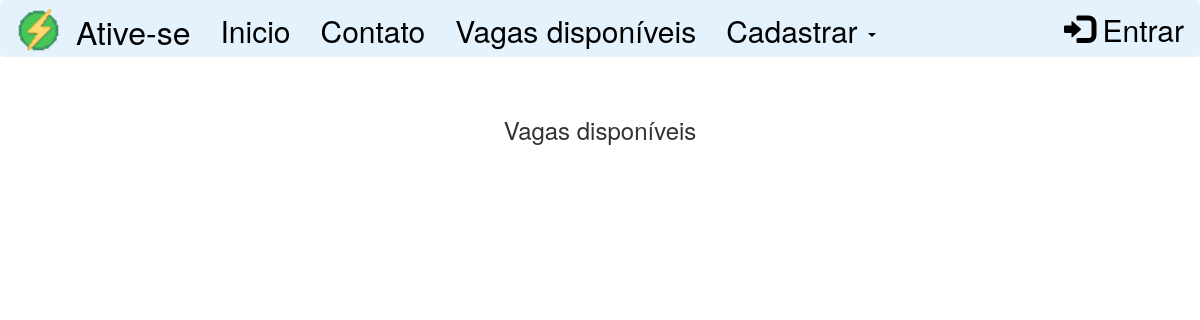
Page /cozinha.php on the earlier database version.
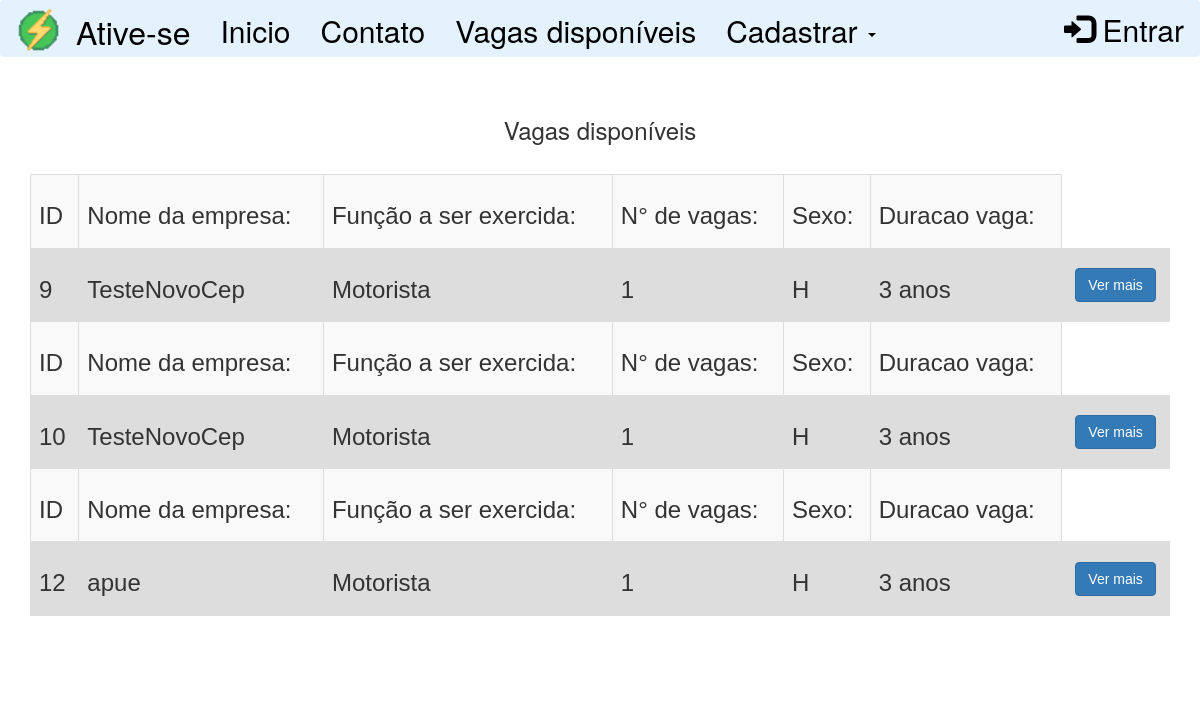
Same page on the later database version.
### tables this page shows
CREATE TABLE IF NOT EXISTS `vagas` (
  `ID` int(11) NOT NULL AUTO_INCREMENT,
  `numeroVagas` int(11) NOT NULL,
  `Sexo` varchar(45) NOT NULL,
  `valorBolsa` double NOT NULL,
  `Contato` varchar(45) NOT NULL,
  `conhecimentosNecessarios` varchar(150) NOT NULL,
  `Beneficios` varchar(150) NOT NULL,
  `Observacoes` varchar(150) NOT NULL,
  `HorarioTrabalho` varchar(80) NOT NULL,
  `nomeEmpresa` varchar(80) NOT NULL,
  `funcaoExercida` varchar(150) NOT NULL,
  `DuracaoVaga` varchar(150) NOT NULL,
  `categoria` varchar(45) NOT NULL,
  `CEP` varchar(45) NOT NULL,
  `numeroCasa` varchar(5) NOT NULL,
  `Empresa_ID` int(11) NOT NULL,
  PRIMARY KEY (`ID`),
  KEY `fk_Vagas_Empresa_idx` (`Empresa_ID`)
);

### cozinha.php (the view, shortened to what this page needs)
<?php include "header.php";?>
<?php include "nav.php";?>
<?php include "conexao.php";?>
<body>
<div class="container" align="center">
   <br/> <h3>Vagas disponíveis</h3><br/>
<div class="col-sm-1" id="id">
</div>
<table class="col-sm-10" id="table1" align="center">
<?php $sql = $conn->prepare("SELECT * FROM vagas WHERE categoria = 'Coz';");
$sql->execute();
$rows = $sql->fetchAll(PDO::FETCH_CLASS);
echo "
<table class='table table-striped'>";
    foreach ($rows as $row) {
        echo "
        <tr>
        <th><h3>ID</th>
        <th><h3>Nome da empresa:</th>
        <th><h3>Função a ser exercida:</th>
        <th><h3>N° de vagas:</th>
        <th><h3>Sexo:</th>
        <th><h3>Duracao vaga:</th>
        </tr>
        <td><h3>  $row->ID</td>
        <td><h3>  $row->nomeEmpresa</td>
        <td><h3>  $row->funcaoExercida</td>
        <td><h3>  $row->numeroVagas</td>
        <td><h3>  $row->Sexo</td>
        <td><h3>  $row->DuracaoVaga</td>
        <td>  <div class='verMais'  align='center'><a class='btn btn-primary' href='./vagacompleta.php?id=$row->ID'>Ver mais</a> </div>
        </td>
        ";
    }
    echo "</table><br>";
    ?>
<br/><br/>
<div class="col-sm-1"></div>
</div>
<br>
</body>
<br/><br/>
</html>

### header.php (shortened to what this page needs)
<!DOCTYPE html>
<html lang="pt">
<head>
  <link rel="stylesheet" href="https://maxcdn.bootstrapcdn.com/bootstrap/3.4.0/css/bootstrap.min.css">
</head>

### nav.php (shortened to what this page needs)
 <nav class="navbar navbar-expand-lg navbar-light bg-light" style="background-color: #e3f2fd;">
  <div class="container-fluid">
    <div class="navbar-header">
     <a class="navbar-brand logo1"> <img src="imagens/logo.png" style="height: 45px;"><img/></a>
      <a class="navbar-brand" href="index.php"> Ative-se  </a>
    </div>
    <ul class="nav navbar-nav navbar-right">
    <?php if (isset($_SESSION['aposentadoautonomo']) || isset($_SESSION['empresa']) || isset($_SESSION['Admin'])){ ?>
                    <li ><a class="textonav" href="logout.php"><span class="glyphicon glyphicon-log-out"></span> Sair</a></li>
         <?php } else { ?>
                    <li ><a class="textonav" href="login.php"><span class="glyphicon glyphicon-log-in"></span> Entrar</a></li>
                <?php } ?>
          </ul>
    <ul class="nav navbar-nav">
      <li ><a class="textonav" href="index.php">Inicio</a></li>
      <li ><a class="textonav" href="contato.php">Contato</a></li>
      <li ><a class="textonav" href="empregos.php">Vagas disponíveis</a></li>
       <?php if (isset($_SESSION['aposentadoautonomo']) || isset($_SESSION['empresa']) || isset($_SESSION['Admin'])) {?>
       <?php } else { ?>
        <li class="dropdown">
        <a class="textonav" class="dropdown-toggle" data-toggle="dropdown" style="margin-top: 5px;">Cadastrar
        <span class="caret"></span></a>
       <?php } ?>
        </ul>
  </div>
</nav>

### nav.php (style rules this page uses)
.textonav { color: black; font-size: 30px; margin-top: 5px; }
.navbar-brand { font-size: 32px; color: black; margin-top: 5px; }
.logo1 { margin-top: -8px; height: 30px; }
.navbar-right { margin-top: -9.5px; height: 30px; }

### cozinha.php (style rules this page uses)
table { font-family: arial, sans-serif; border-collapse: collapse; width: 100%; }
td, th { border: 1px solid #dddddd; text-align: left; padding: 8px; }
.verMais { margin-top: 11.5px; }

Differences in the rows shown:
added vagas: ID "9", nomeEmpresa "TesteNovoCep", funcaoExercida "Motorista", numeroVagas "1", Sexo "H", DuracaoVaga "3 anos"
added vagas: ID "10", nomeEmpresa "TesteNovoCep", funcaoExercida "Motorista", numeroVagas "1", Sexo "H", DuracaoVaga "3 anos"
added vagas: ID "12", nomeEmpresa "apue", funcaoExercida "Motorista", numeroVagas "1", Sexo "H", DuracaoVaga "3 anos"
